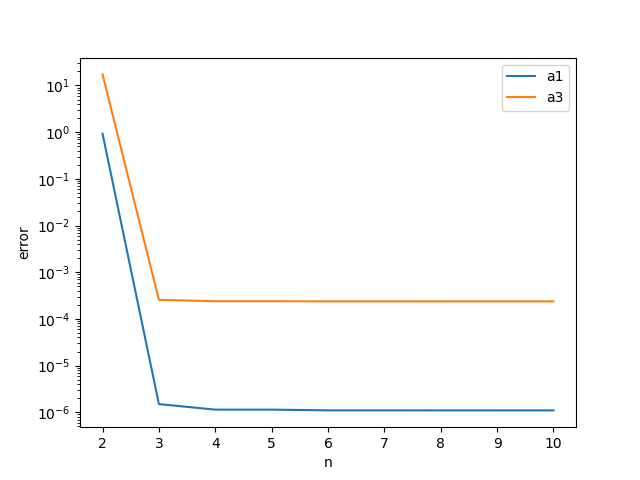

This figure's Python source:
import numpy as np
import matplotlib.pyplot as plt

N = lambda n: 2 ** n

# set range of n
n_min, n_max  = 2, 10
n_vals = list(range(n_min, n_max + 1))

# Taylor series solution for a1 and a3
a1 = 1
a3 = -1 / 6

a1_error = []
a3_error = []

# set up A and b matrices of Ax = b
A = np.zeros((n_max - n_min + 1, 2))
b = np.zeros((n_max - n_min + 1, 1))

for n in n_vals:
    # create random points from given interval
    x_j = np.random.uniform(-1 / N(n), 1 / N(n), 1)

    # populate matrix A
    A[n - 2][0] = x_j
    A[n - 2][1] = x_j ** 3

    # populate vector b
    b[n - 2] = np.sin(x_j)

    # A^T
    A_T = np.transpose(A)

    # A^T * A
    A_T_A = np.matmul(A_T, A)

    # (A^T * A)^(-1)
    A_T_A_inv = np.linalg.inv(A_T_A)

    # (A^T * b)
    A_T_b = np.matmul(A_T, b)

    # x = (A^T * A)^(-1)
    x = np.matmul(A_T_A_inv, A_T_b)

    a1_error.append(abs(x[0][0] - a1))
    a3_error.append(abs(x[1][0] - a3))


plt.semilogy([n for n in n_vals], a1_error, label="a1")
plt.semilogy([n for n in n_vals], a3_error, label="a3")
plt.xlabel("n")
plt.ylabel("error")
plt.legend()
plt.show()
